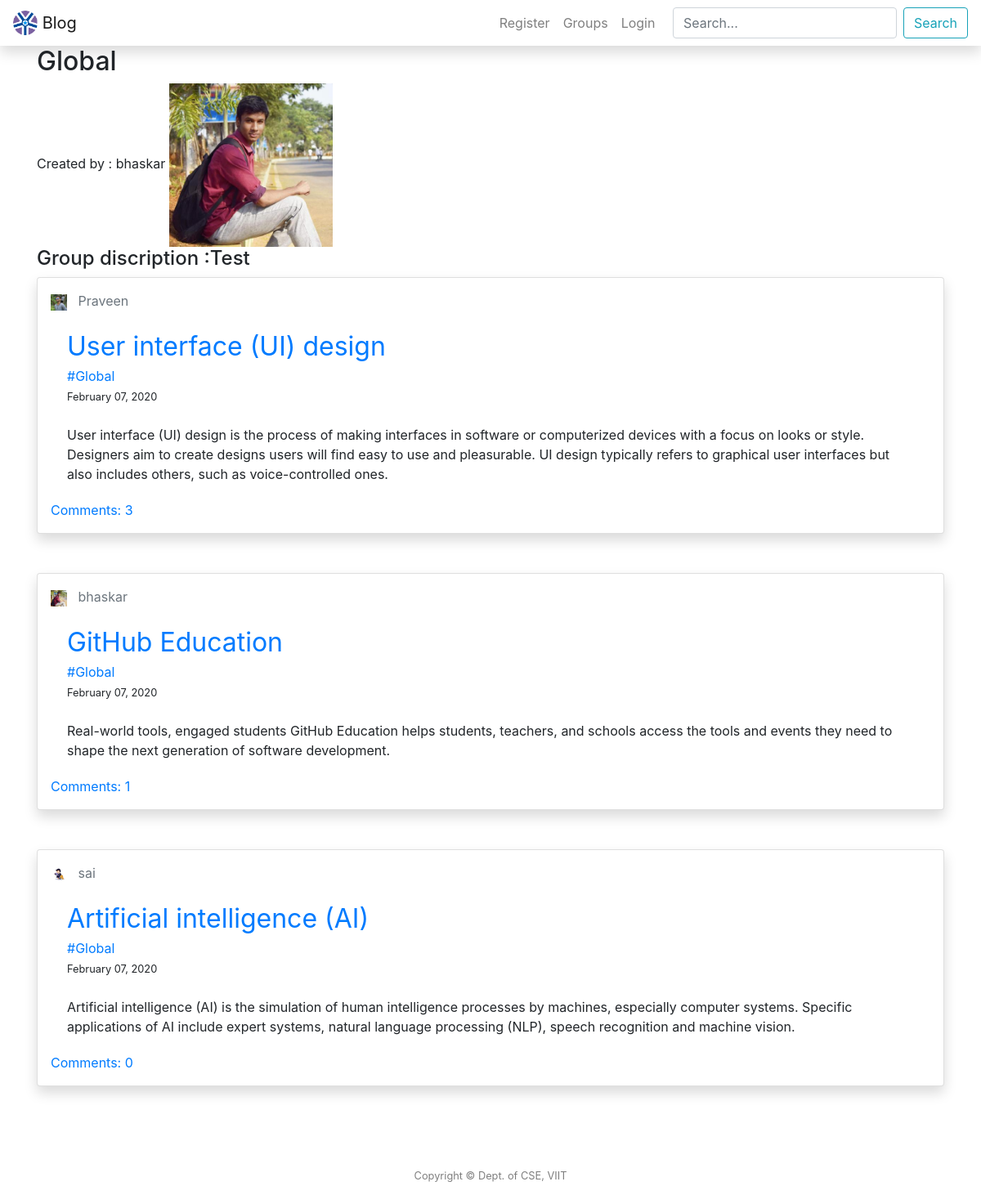
Screenshot of /groups/Global with the database file from the repository.
### groups/models.py (models this page shows, shortened)
class Com(models.Model):
	name = models.CharField(max_length = 100, primary_key=True)
	discripton = models.TextField(default="Test")
	user = models.ForeignKey(User, on_delete = models.CASCADE)
	count = models.IntegerField(default=0)
	def __str__(self):
		return self.name

### post/models.py (models this page shows, shortened)
class UserProfile(models.Model):
    user = models.OneToOneField(User, on_delete = models.CASCADE)
    bio = models.CharField(max_length=100, default='',blank = True)
    website = models.URLField(default='',blank = True)
    phone = models.IntegerField(default=0,blank = True)
    image = ProcessedImageField(default="octocat.png", upload_to='profile_image',processors=[ResizeToFill(200,200)], blank=False,format='JPEG', options={'quality': 90})
    thumbnail = ImageSpecField(source='image', processors=[ResizeToFill(50, 50)],format='JPEG',options={'quality': 100})

class Posts(models.Model):
	title = models.CharField(max_length = 100)
	context = models.TextField()
	date_posted = models.DateTimeField(default = timezone.now)
	user = models.ForeignKey(User, on_delete = models.CASCADE)
	groups = models.ForeignKey(Com, on_delete = models.CASCADE)
	image = models.ImageField(upload_to='post_images', blank=True)

### post/views.py (the view)
# urls.py: path('groups/<str:name>', GListView.as_view(), name = 'group-posts'),
class GListView(ListView):
	model = Posts, Com
	template_name = 'groups/group_posts.html'
	context_object_name = 'posts'
	def get_context_data(self, **kwargs):
		name = get_object_or_404(Com, name=self.kwargs.get('name'))
		context = super(GListView, self).get_context_data(**kwargs)
		context['groups'] = Com.objects.filter(name = name)
		return context
	def get_queryset(self):
		name = get_object_or_404(Com, name=self.kwargs.get('name'))
		return Posts.objects.filter(groups=name).order_by('-date_posted')

### templates/groups/group_posts.html (shortened to what this page needs)
{% extends "post/header.html"%}
 {% block content %}
<div class="container">
{%for group in groups%}
<h2>{{group}}</h2>
<a>Created by : {{group.user}}</a>
<img src="{{ group.user.userprofile.image.url }}" width="200" height="200"> &nbsp;
<h4>Group discription  :{{group.discripton}}</h4>
{%endfor%}
 {% for post in posts %}
<div class="card shadow p-3 mb-5 bg-white rounded">
    <div style="text-align: inline;">
        <img src="{{ post.user.userprofile.image.url }}" width="20" height="20"> &nbsp;
        <a class="card-subtitle mb-2 text-muted" href="{% url 'user-posts' post.user.username %}">{{ post.user }}</a>
    </div>
    <div class="card-body">
        <a class="card-title" style="font-size: 2em;" href="{% url 'post-detail' post.id %}">{{ post.title }}</a>
        <a href="{% url 'groups' %}{{ post.groups }}" class="pills">#{{ post.groups }}</a><br>
        <small>{{ post.date_posted|date:"F d, Y" }}</small>
        <p class="card-text">{{ post.context }}</p>
    </div>
<a href="{% url 'post-detail' post.id %}">Comments: {{ post.comments.count }}</a>
</div>
{% endfor %}
</div>
{% endblock content %}

### rows the page displays
Com: name "Global", user "bhaskar", user.userprofile.image (placeholder picture), discripton "Test"
Posts: user.userprofile.image (picture), user "Praveen", title "User interface (UI) design", groups "Global", date_posted "February 07, 2020", context "User interface (UI) design is the process of making interfaces in software or computerized devices with a focus on looks or style. Designers aim to create designs users will find easy to use and pleasurable. UI design typically refers to graphical user interfaces but also includes others, such as voice-controlled ones.", comments.count "3"
Posts: user.userprofile.image (placeholder picture), user "bhaskar", title "GitHub Education", groups "Global", date_posted "February 07, 2020", context "Real-world tools, engaged students GitHub Education helps students, teachers, and schools access the tools and events they need to shape the next generation of software development.", comments.count "1"
Posts: user.userprofile.image (picture), user "sai", title "Artificial intelligence (AI)", groups "Global", date_posted "February 07, 2020", context "Artificial intelligence (AI) is the simulation of human intelligence processes by machines, especially computer systems. Specific applications of AI include expert systems, natural language processing (NLP), speech recognition and machine vision.", comments.count "0"
